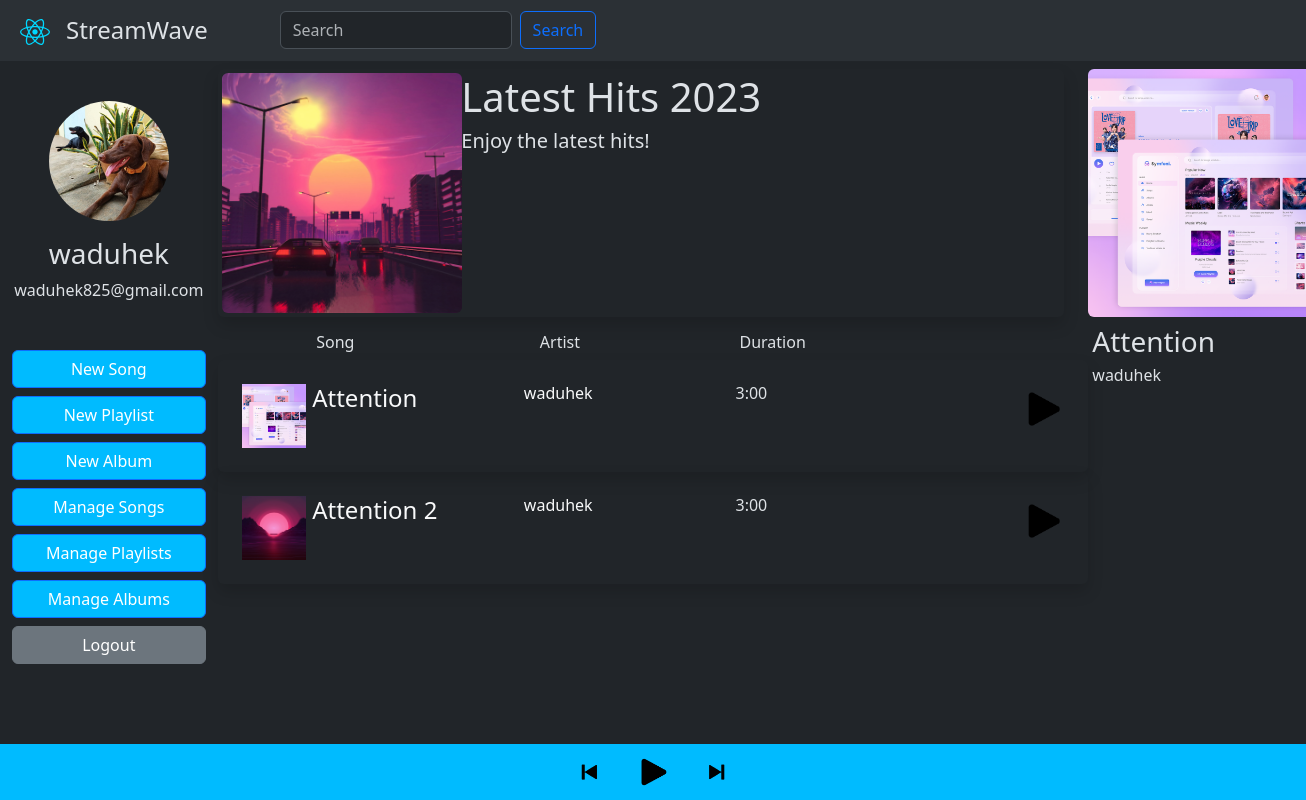
The page /playlist/1 (signed in) on the database as committed earlier.
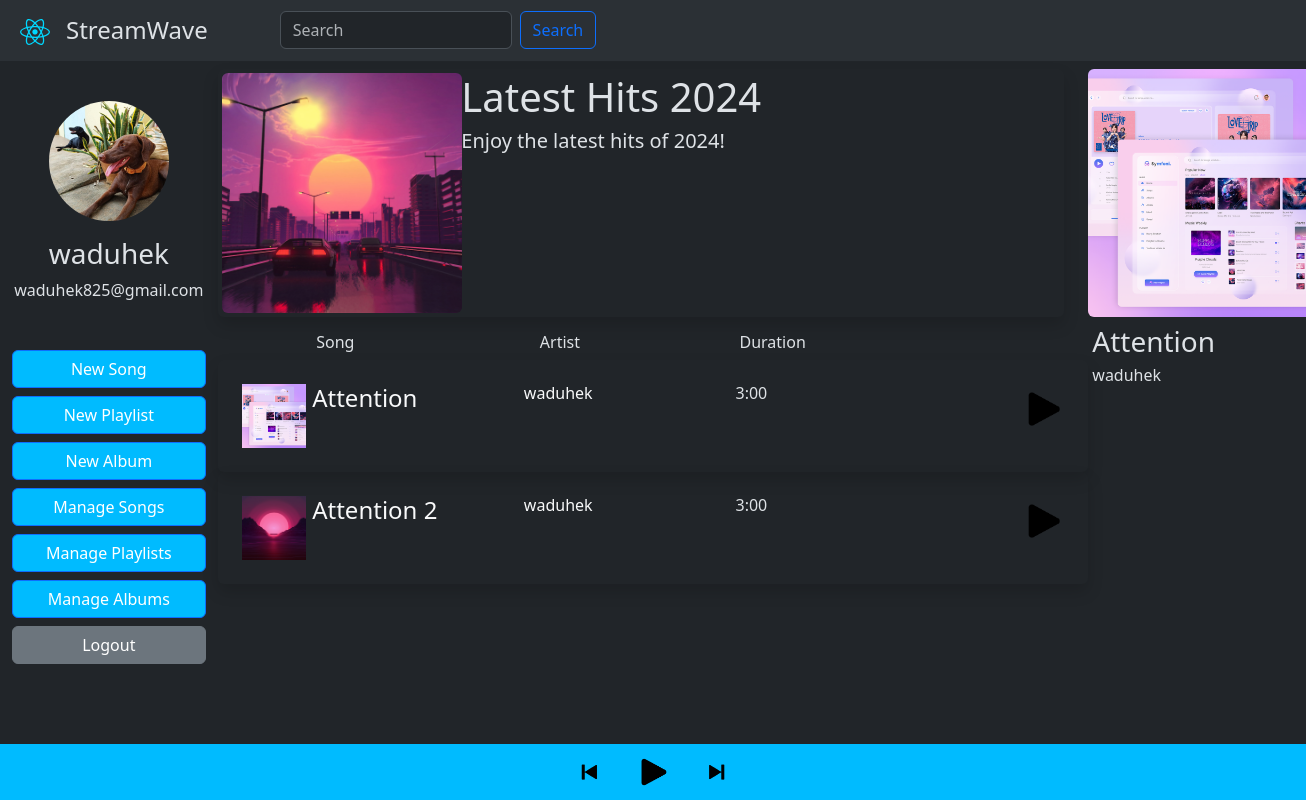
The same page on the database as committed later.
### app.py (models this page shows)
class Playlist(db.Model):
    id = db.Column(db.Integer, primary_key=True)
    name = db.Column(db.String(200), nullable=False)
    img = db.Column(db.String(300))
    desc = db.Column(db.String(1000))
    creator_id = db.Column(db.Integer, db.ForeignKey(
        'user.id'), nullable=False)
    songs = db.relationship(
        'Songs', secondary='playlist_songs', backref='playlists')
    playlist_songs = db.Table('playlist_songs',
                              db.Column('playlist_id', db.Integer, db.ForeignKey(
                                  'playlist.id'), primary_key=True),
                              db.Column('song_id', db.Integer, db.ForeignKey(
                                  'songs.id'), primary_key=True)
                              )

### app.py (the view)
@app.route('/playlist/<int:id>')
@login_required
def view_playlist(id):
    playlist = Playlist.query.get(id)
    a = session.get('current_song_id', 1)
    curr_song = Songs.query.filter_by(id=a).first()
    if not curr_song:
        curr_song = Songs(name='', img='default.png')
    status = session.get('playpause', 'play')
    user, log, hide = show()
    if playlist:
        playlist_songs = playlist.songs
    return render_template('viewplaylist.html', id=id, playlist_songs=playlist_songs, playlist=playlist, curr_song=curr_song, status=status, user=user, log=log, hide=hide)

### app.py (called while the page is built)
def show():
    auth = current_user.is_authenticated
    if not auth:
        user = User(username='', email=' ', img='default.png')
        log, hide = "hidden", ""
    else:
        user = User.query.get(current_user.id)
        log, hide = "", "hidden"
    return user, log, hide

### templates/viewplaylist.html (shortened to what this page needs)
{% extends "base.html" %}
{% block content %}
        <div class="col-md-8" id="col2">
            <div class="shadow p-1 mb-1 me-4 bg-outline-dark rounded">
              <div class="row">
              <div class="col-md-3">
                <img src="{{ url_for('static', filename='uploads/' + playlist.img) }}" class="rounded" style="width: 15rem; height: 15rem; object-fit: cover;">
              </div>
              <div class="col-md-9">
                <h1 class = "ms-4">{{playlist.name}}</h1>
                <h5 class = "ms-4 fw-normal">{{playlist.desc}}</h5>
              </div>
            </div>
          </div>
          <div class="row mt-3">
            <div class="col-md-1">
            </div>
            <div class="col-md-3">
              <h6 class = "ms-4 fw-light">Song</h6>
            </div>
            <div class="col-md-3">
              <h6 class = "ms-4 fw-light">Artist</h6>
            </div>
            <div class="col-md-4">
              <h6 class=" fw-light">Duration</h6>
            </div>
            <div class="col-md-1">
            </div>
          </div>
          {% for song in playlist_songs %}
          <div class="shadow p-4 bg-outline-dark rounded">
            <div class="row">
            <div class="col-md-1">
              <img src="{{ url_for('static', filename='uploads/' + song.img) }}" style="width: 4rem; height: 4rem; object-fit: cover;">
            </div>
            <div class="col-md-3">
              <a class="link-light link-underline-opacity-0" href="{{ url_for('view_song', id=song.id) }}"><h4 class="fw-normal">{{song.name}}</h4></a>
            </div>
            <div class="col-md-3">
              <a class="link-light link-underline-opacity-0" href="{{ url_for('view_user_profile', user_id=song.user.id) }}"><h6 class="fw-light">{{song.user.username}}</h6></a>
            </div>
            <div class="col-md-4">
              <h6>{{song.duration}}</h6>
            </div>
            <div class="col-md-1">
              <img id="playPauseBtnMenu" src="{{ url_for('static', filename='play.png') }}" width="50px" onclick="Play({{song.id}})">
            </div>
          </div>
        </div>
        {% endfor %}
        </div>
{% endblock %}

Rows that differ between the two databases and show on the page:
changed Playlist: name "Latest Hits 2023" → "Latest Hits 2024"; desc "Enjoy the latest hits!" → "Enjoy the latest hits of 2024!"
